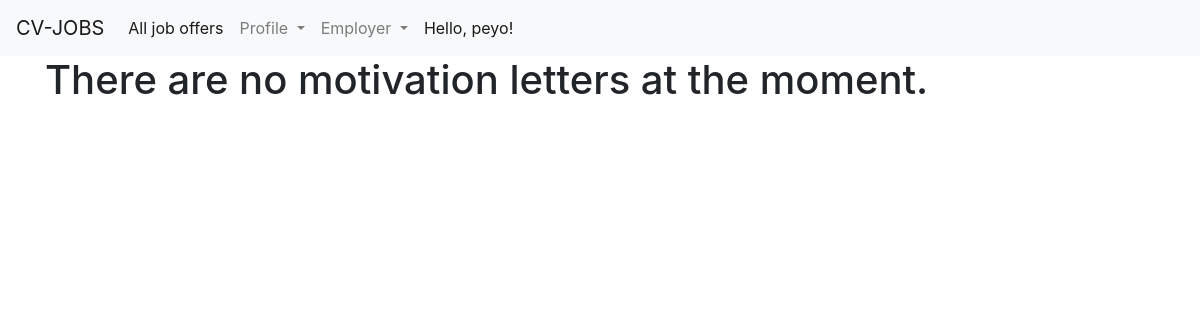
/emp/motivation_letters/ (signed in), run on an earlier commit of the app's database.
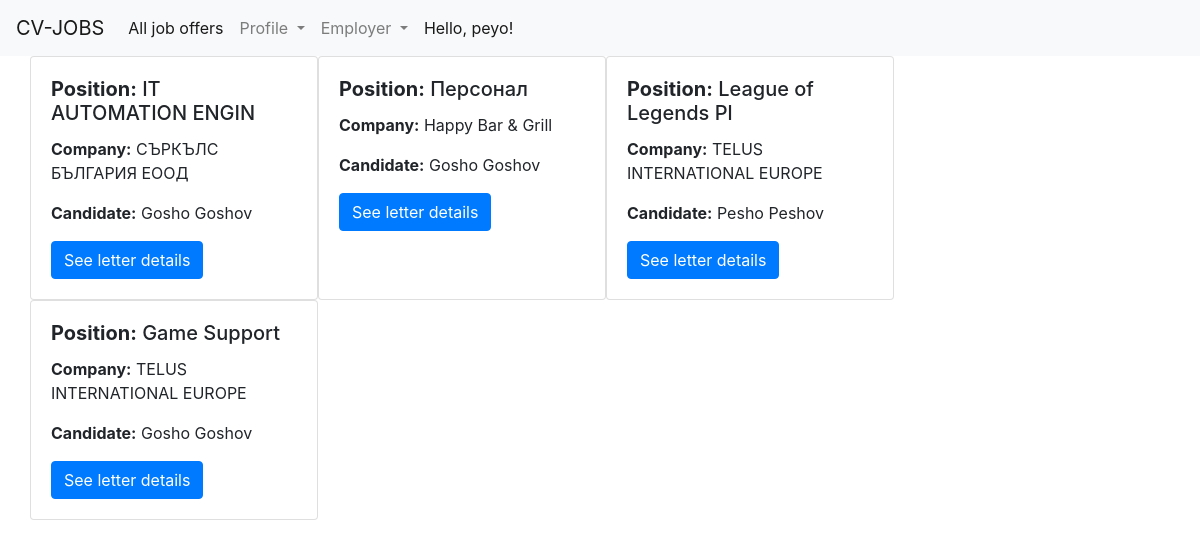
And on a later commit of the database.
### cv/models.py (models this page shows, shortened)
class MotivationLetter(models.Model):
    applicant_user = models.ForeignKey(ApplicantUser, on_delete=models.CASCADE)
    job_offer = models.OneToOneField(JobOffer, on_delete=models.CASCADE)
    cv_general = models.ForeignKey(CVGeneral, on_delete=models.CASCADE)
    text = models.TextField()

class ApplicantUser(models.Model):
    user = models.OneToOneField(User, on_delete=models.CASCADE, related_name="app_user")
    name_first = models.CharField(max_length=20)
    name_last = models.CharField(max_length=20)

### emp/models.py (models this page shows, shortened)
class JobOffer(models.Model):
    user = models.ForeignKey(User, on_delete=models.CASCADE)
    company_name = models.CharField(max_length=30)
    position = models.CharField(max_length=50)
    starting_salary = models.PositiveIntegerField()
    job_description = models.TextField()
    address = models.CharField(max_length=50)

### emp/views.py (the view)
# urls.py: path('motivation_letters/', views.MotivationLetterUserList.as_view(), name='mot-letter-list'),
class MotivationLetterUserList(generic.ListView):
    model = MotivationLetter
    template_name = 'motivation_letter_list.html'
    context_object_name = 'letters'
    def get_queryset(self):
        letters = MotivationLetter.objects.filter(job_offer__user=self.request.user.id)
        if letters:
            return letters
        else:
            return []

### cv/templates/motivation_letter_list.html
{% extends 'index.html' %}
{% block 'free_content' %}
        {% if letters %}
        <div class="row">
            {% for l in letters %}
            <div class="card" style="width: 18rem;">
              <div class="card-body">
                  <h5 class="card-title"><b>Position:</b> {{l.job_offer.position}}</h5>
                  <p class="card-text"><b>Company:</b> {{l.job_offer.company_name}}</p>
                  <p class="card-text"><b>Candidate:</b> {{l.applicant_user.name_first}} {{l.applicant_user.name_last}}</p>
                {% if request.user.is_superuser %}
                <a href="{% url 'mot-letter-details' l.pk %}" class="btn btn-primary">See letter details</a>
                {% else %}
                <a href="{% url 'app-mot-letter-details' l.pk %}" class="btn btn-primary">See letter details</a>
                {% endif %}
              </div>
            </div>
            {% endfor %}
        </div>
        {% else %}
            <h1> There are no motivation letters at the moment.</h1>
        {% endif %}
{% endblock %}

What changed in the data, as far as the page shows it:
added MotivationLetter: job_offer.position "IT AUTOMATION ENGIN", job_offer.company_name "СЪРКЪЛС БЪЛГАРИЯ ЕООД", applicant_user.name_first "Gosho", applicant_user.name_last "Goshov"
added MotivationLetter: job_offer.position "Персонал", job_offer.company_name "Happy Bar & Grill", applicant_user.name_first "Gosho", applicant_user.name_last "Goshov"
added MotivationLetter: job_offer.position "League of Legends Pl", job_offer.company_name "TELUS INTERNATIONAL EUROPE", applicant_user.name_first "Pesho", applicant_user.name_last "Peshov"
added MotivationLetter: job_offer.position "Game Support", job_offer.company_name "TELUS INTERNATIONAL EUROPE", applicant_user.name_first "Gosho", applicant_user.name_last "Goshov"
Also different on the page:
text no longer shown: "There are no motivation letters at the moment."
